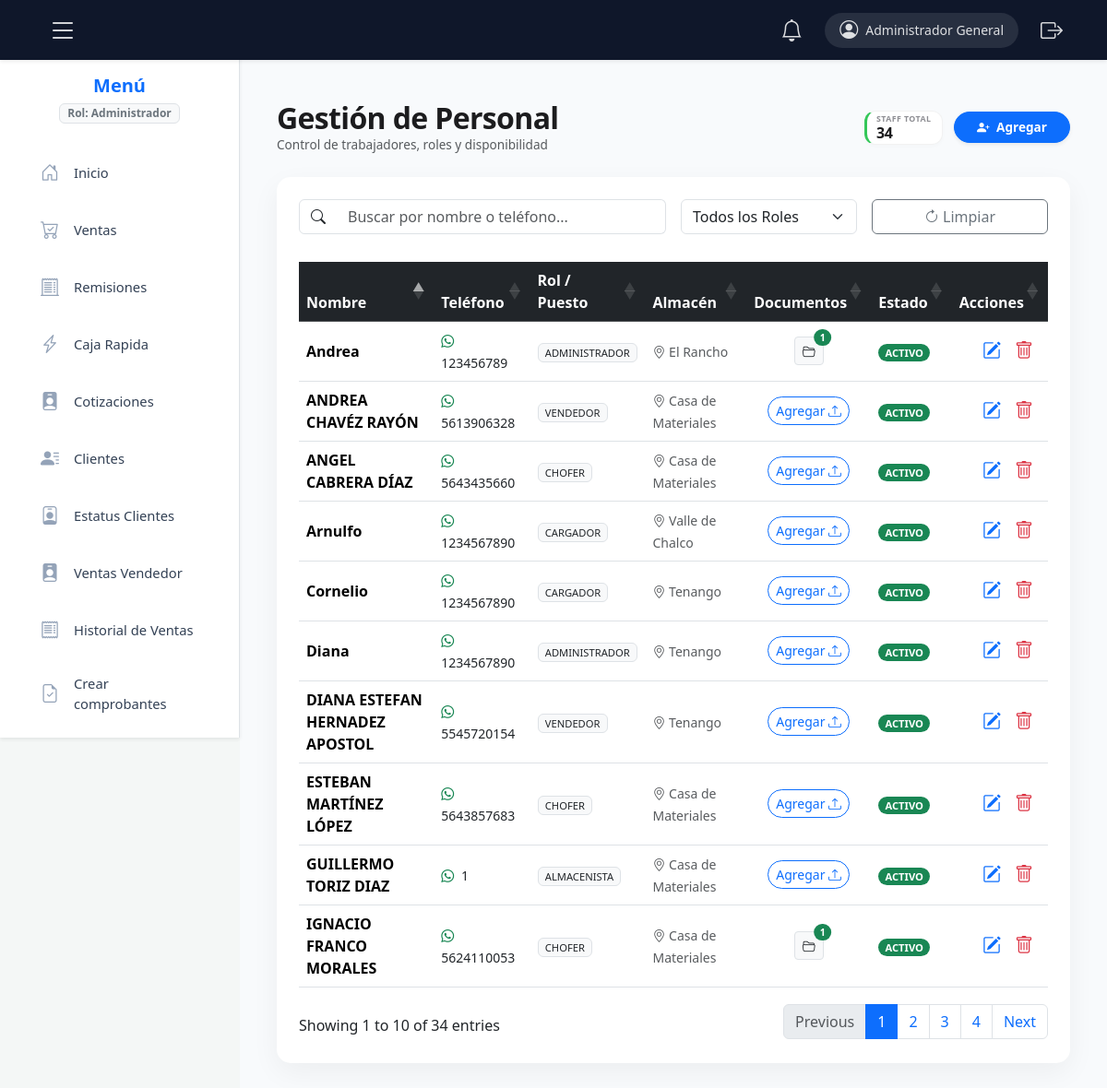
Screenshot of /app/controllers/trabajadoresController.php (signed in) with the database file from the repository.
### tables this page shows
CREATE TABLE `trabajadores` (
  `id` int(11) NOT NULL,
  `nombre` varchar(100) NOT NULL,
  `telefono` varchar(20) NOT NULL,
  `rol` enum('administrador','vendedor','chofer','almacenista','cargador') NOT NULL DEFAULT 'vendedor',
  `estado` enum('activo','inactivo','vacaciones','en_ruta') NOT NULL DEFAULT 'activo',
  `almacen_id` int(11) DEFAULT NULL,
  `fecha_registro` timestamp NOT NULL DEFAULT current_timestamp()
);

CREATE TABLE `almacenes` (
  `id` int(11) NOT NULL,
  `codigo` varchar(20) NOT NULL,
  `nombre` varchar(100) NOT NULL,
  `hora_cierre_programada` time DEFAULT '18:00:00',
  `ubicacion` varchar(255) NOT NULL,
  `activo` tinyint(1) DEFAULT 1,
  `fecha_creacion` timestamp NOT NULL DEFAULT current_timestamp()
);

### app/models/trabajadores_model.php (called while the page is built, shortened)
<?php
class TrabajadorModel {
    private $db;
    public function __construct($db) {
        $this->db = $db;
    }
public function listarTrabajadores($almacen_id = 0) {
    if ($almacen_id == 0) {
        $sql = "SELECT t.*, a.nombre as nombreAlmacen,
          ( SELECT GROUP_CONCAT(
        CONCAT(
            IFNULL(nombre, ''),
            '|||',
            IFNULL(direccion, ''),
            '|||',
            IFNULL(id, '')
        )
        SEPARATOR ';;;'
    )
    FROM documentos_trabajadores dt
    WHERE dt.trabajador_id = t.id and dt.activo=1
) AS documentos_url
        FROM trabajadores t
        Join almacenes a on t.almacen_id =a.id
        ORDER BY nombre ASC";
        $stmt = $this->db->prepare($sql);
    }
    $stmt->execute();
    $res = $stmt->get_result();
    return $res ? $res->fetch_all(MYSQLI_ASSOC) : [];
}
}

### app/views/trabajadores_view.php (the view, shortened to what this page needs)
<!DOCTYPE html>
<html lang="es">
<head>
    <link href="https://cdn.jsdelivr.net/npm/bootstrap@5.3.3/dist/css/bootstrap.min.css" rel="stylesheet">
    <link href="https://cdn.jsdelivr.net/npm/bootstrap-icons/font/bootstrap-icons.css" rel="stylesheet">
    <?php if (function_exists('cargarEstilos')) { cargarEstilos(); } ?>
     <link rel="stylesheet" href="https://cdn.datatables.net/1.13.6/css/dataTables.bootstrap5.min.css">
</head>
<body>
    <?php if (function_exists('renderizarLayout')) { renderizarLayout($paginaActual); } ?>
    <main class="main-content">
        <div class="d-flex justify-content-between align-items-center flex-wrap mb-4" style="gap: 15px; width: 100%;">
            <div style="flex: 1; min-width: 200px;">
                <h2 class="fw-bold m-0" style="letter-spacing: -0.02em; color: #1c1c1e;">Gestión de Personal</h2>
                <p class="text-muted mb-0" style="font-size: 0.85rem;">Control de trabajadores, roles y disponibilidad</p>
            </div>
            <div class="d-flex align-items-center" style="gap: 12px;">
                <div class="ios-micro-card">
                    <p class="ios-m-label">Staff Total</p>
                    <div class="ios-m-value" id="conteoTrabajadores">
                        <?= count($trabajadores) ?>
                    </div>
                </div>
                <button class="btn btn-primary rounded-pill px-4 shadow-sm" onclick="nuevoTrabajador()" style="height: 34px; font-weight: 600; font-size: 0.85rem;">
                    <i class="bi bi-person-plus-fill me-1"></i> Agregar
                </button>
            </div>
        </div>
        <div class="card card-table p-4">
            <div class="row mb-4 g-3">
                <div class="col-md-6">
                    <div class="input-group">
                        <span class="input-group-text bg-white"><i class="bi bi-search"></i></span>
                        <input type="text" id="busquedaTrabajador" class="form-control border-start-0" placeholder="Buscar por nombre o teléfono...">
                    </div>
                </div>
                <div class="col-md-3">
                    <select id="filtroRol" class="form-select">
                        <option value="">Todos los Roles</option>
                    </select>
                </div>
                <div class="col-md-3">
                    <button class="btn btn-outline-secondary w-100" onclick="limpiarFiltros()">
                        <i class="bi bi-arrow-clockwise"></i> Limpiar
                    </button>
                </div>
            </div>
            <div class="table-responsive">
                <table id="tablaTrabajadores" class="table table-hover align-middle w-100">
                    <thead class="table-dark">
                        <tr>
                            <th>Nombre</th>
                            <th>Teléfono</th>
                            <th>Rol / Puesto</th>
                            <th>Almacén</th>
                            <th>Documentos</th>
                            <th>Estado</th>
                            <th class="text-end">Acciones</th>
                        </tr>
                    </thead>
                    <tbody>
                        <?php foreach ($trabajadores as $t): ?>
                        <tr class="fila-trabajador" data-rol="<?= $t['rol'] ?>">
                            <td><strong><?= htmlspecialchars($t['nombre']) ?></strong></td>
                            <td>
                                <a href="https://wa.me/52<?= $t['telefono'] ?>" target="_blank" class="text-decoration-none text-dark small">
                                    <i class="bi bi-whatsapp text-success me-1"></i> <?= htmlspecialchars($t['telefono']) ?>
                                </a>
                            </td>
                            <td>
                                <span class="badge bg-light text-dark border fw-normal text-uppercase" style="font-size: 0.7rem;">
                                    <?= $t['rol'] ?>
                                </span>
                            </td>
                            <td>
                                <span class="small text-muted"><i class="bi bi-geo-alt"></i> <?= $t['nombreAlmacen'] ?></span>
                            </td>
                                                         <td class="text-center">
    <div class="d-flex justify-content-center align-items-center gap-1">
        <?php if (!empty($t['documentos_url'])): ?>
            <?php $documentos = explode(';;;', $t['documentos_url']); ?>
            <div class="dropdown">
                <button
                    class="btn btn-sm btn-light border position-relative"
                    type="button"
                    data-bs-toggle="dropdown">
                    <i class="bi bi-folder2-open text-dark"></i>
                    <span class="position-absolute top-0 start-100 translate-middle badge rounded-pill bg-success">
                        <?= count($documentos) ?>
                    </span>
                </button>
            </div>
        <?php endif; ?>
           <?php if (empty($t['documentos_url'])): ?>
         <button class="btn btn-sm btn-outline-primary rounded-pill"
    onclick="subirDocumentoCompra(
        <?= $t['id'] ?>
    )">
 Agregar   <i class="bi bi-upload"></i>
</button>
 <?php endif; ?>
    </div>
</td>
                            <td>
                                <?php
                                    $claseEstado = match($t['estado']) {
                                        'activo' => 'bg-success',
                                        'vacaciones' => 'bg-warning text-dark',
                                        default => 'bg-danger'
                                    };
                                ?>
                                <span class="badge rounded-pill <?= $claseEstado ?>" style="font-size: 0.7rem;">
                                    <?= strtoupper($t['estado']) ?>
                                </span>
                            </td>
                            <td class="text-end">
                                <div class="btn-group">
                                    <button class="btn btn-sm btn-outline-primary border-0" onclick="editarTrabajador(<?= htmlspecialchars(json_encode($t)) ?>)">
                                        <i class="bi bi-pencil-square fs-5"></i>
                                    </button>
                                    <button class="btn btn-sm btn-outline-danger border-0" onclick="eliminarTrabajador(<?= $t['id'] ?>)">
                                        <i class="bi bi-trash fs-5"></i>
                                    </button>
                                </div>
                            </td>
                        </tr>
                        <?php endforeach; ?>
                    </tbody>
                </table>
            </div>
        </div>
    </main>
</body>
</html>

### css/layout.css (style rules this page uses)
:root { --nav-height: 65px; --sidebar-width: 260px; --negro-delicado: #334155; --azul-clarito-bg: #eff6ff; --azul-enlace-active: #2563eb; --borde-suave: #e2e8f0; --navbar-dark: #0f172a; }
.main-content { margin-left: var(--sidebar-width); padding-top: calc(var(--nav-height) + 20px); padding-left: 20px; padding-right: 20px; transition: all .3s ease; min-height: 100vh; background-color: #f8fafc; }

### app/views/trabajadores_view.php (style rules this page uses)
:root { --sidebar-width: 260px; --navbar-height: 65px; }
body { background-color: #f4f7f6; }
.main-content { margin-left: var(--sidebar-width); padding: 40px; padding-top: calc(var(--navbar-height) + 20px); }
.card-table { border: none; border-radius: 15px; box-shadow: 0 10px 30px rgba(0,0,0,0.05); background: white; }
.ios-micro-card { background: #ffffff !important; border-radius: 12px !important; border: 1px solid rgba(0,0,0,0.05) !important; padding: 4px 10px !important; min-width: 85px !important; box-shadow: 0 2px 4px rgba(0,0,0,0.02) !important; display: flex !important; flex-direction: column !important; justify-content: center !important; border-left: 3px solid #34c759 !important; }
.ios-m-label { color: #8e8e93; font-size: 0.55rem; font-weight: 700; text-transform: uppercase; letter-spacing: 0.05em; line-height: 1.1; margin: 0; }
.ios-m-value { color: #1c1c1e; font-size: 1rem; font-weight: 700; letter-spacing: -0.02em; line-height: 1; margin-top: 1px; }

### rows the page displays
trabajadores: nombre "Andrea", telefono "123456789", rol "ADMINISTRADOR", almacen.nombre "El Rancho", count($documentos) "1", estado "ACTIVO"
trabajadores: nombre "ANDREA CHAVÉZ RAYÓN", telefono "5613906328", rol "VENDEDOR", almacen.nombre "Casa de Materiales", estado "ACTIVO"
trabajadores: nombre "ANGEL CABRERA DÍAZ", telefono "5643435660", rol "CHOFER", almacen.nombre "Casa de Materiales", estado "ACTIVO"
trabajadores: nombre "Arnulfo", telefono "1234567890", rol "CARGADOR", almacen.nombre "Valle de Chalco", estado "ACTIVO"
trabajadores: nombre "Cornelio", telefono "1234567890", rol "CARGADOR", almacen.nombre "Tenango", estado "ACTIVO"
trabajadores: nombre "Diana", telefono "1234567890", rol "ADMINISTRADOR", almacen.nombre "Tenango", estado "ACTIVO"
trabajadores: nombre "DIANA ESTEFAN HERNADEZ APOSTOL", telefono "5545720154", rol "VENDEDOR", almacen.nombre "Tenango", estado "ACTIVO"
trabajadores: nombre "ESTEBAN MARTÍNEZ LÓPEZ", telefono "5643857683", rol "CHOFER", almacen.nombre "Casa de Materiales", estado "ACTIVO"
trabajadores: nombre "GUILLERMO TORIZ DIAZ", telefono "1", rol "ALMACENISTA", almacen.nombre "Casa de Materiales", estado "ACTIVO"
trabajadores: nombre "IGNACIO FRANCO MORALES", telefono "5624110053", rol "CHOFER", almacen.nombre "Casa de Materiales", count($documentos) "1", estado "ACTIVO"

### other values shown
$_SESSION['nombre'] "Administrador General"
$_SESSION['rol'] "Administrador"
$m['label'] "Inicio"
$m['label'] "Ventas"
$m['label'] "Remisiones"
$m['label'] "Caja Rapida"
$m['label'] "Cotizaciones"
$m['label'] "Clientes"
$m['label'] "Estatus Clientes"
$m['label'] "Ventas Vendedor"
$m['label'] "Historial de Ventas"
$m['label'] "Crear comprobantes"
count($trabajadores) "34"
